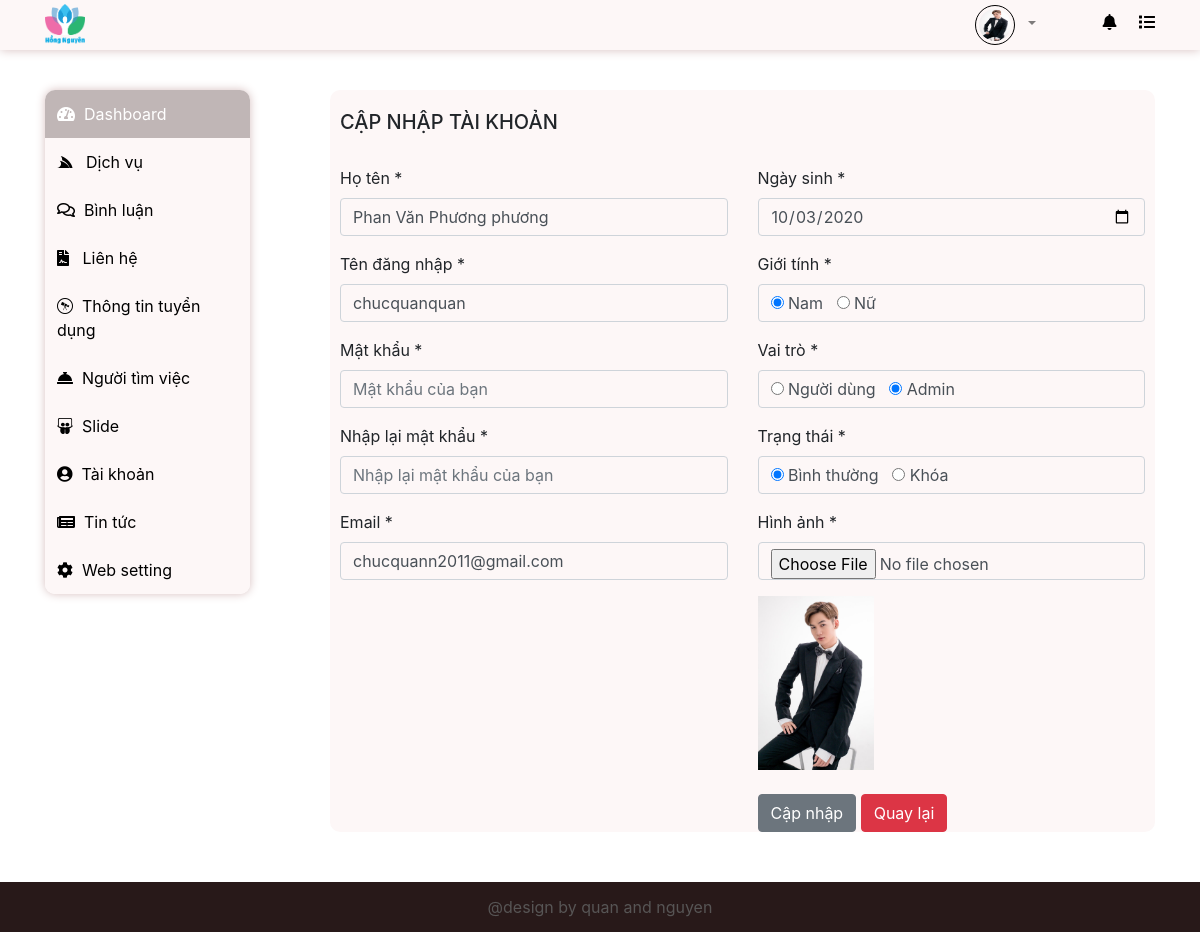
Screenshot of /admin/tai_khoan/edit_tai_khoan.php?id=4 (signed in) with the database file from the repository.
### tables this page shows
CREATE TABLE `users` (
  `id` int(11) NOT NULL,
  `ho_ten` varchar(50) NOT NULL,
  `ten_dang_nhap` varchar(50) NOT NULL,
  `mat_khau` varchar(50) NOT NULL,
  `email` varchar(225) NOT NULL,
  `ngay_sinh` date NOT NULL,
  `gioi_tinh` bit(1) NOT NULL,
  `hinh_anh` varchar(255) NOT NULL,
  `vai_tro` bit(1) NOT NULL,
  `trang_thai` bit(1) NOT NULL
);

### dao/pdo.php (called while the page is built, shortened)
<?php
function connect()
{
    $host = "127.0.0.1";
    $dbname = "duan1";
    $db_username = "root";
    $db_password = "";
    return new PDO("mysql:host=$host;dbname=$dbname", $db_username, $db_password);
}
function selectAll($sql)
{
    $conne = connect();
    $stml = $conne->prepare($sql);
    $stml->execute();
    return $select = $stml->fetchAll();
}

### admin/tai_khoan/edit_tai_khoan.php (the view, shortened to what this page needs)
<?php
require_once('../../dao/pdo.php');
if (isset($_GET['id'])) {
    $id = $_GET['id'];
}
?>
<!DOCTYPE html>
<html lang="en">
<head>
    <?php include('../../link/style.php') ?>
    <link rel="stylesheet" href="../../content/css.css">
</head>
<body>
    <?php include('../layout/header.php'); ?>
    <div class="container-fluid">
        <div class="container">
            <div class="row">
                <div class="col-md-3">
                    <?php include('../layout/menu.php'); ?>
                </div>
                <div class="col-md-9" style="margin-top: 40px;">
                    <div class="content_admin" style="width: 100%;background-color: #fdf7f7;border-radius: 10px;">
                        <div class="tieu_de" style="padding: 20px 0 0 10px;">
                            <h5>CẬP NHẬP TÀI KHOẢN</h5>
                        </div>
                        <br>
                        <form action="" method="post" enctype="multipart/form-data" class="form_user">
                            <div class="row">
                                <div class="col-md-6" style="padding-left: 25px;">
                                    <?php
                                    foreach (selectAll("SELECT * FROM users WHERE id = '$id'") as $item) {
                                    ?>
                                        <div class="form-group">
                                            <label for="">Họ tên *</label>
                                            <input type="text" value="<?= $item['ho_ten'] ?>" class="form-control" name="ho_ten" placeholder="Họ tên của bạn" style="background-color: #fdf7f7;">
                                        </div>
                                        <div class="form-group">
                                            <label for="">Tên đăng nhập *</label>
                                            <input type="text" value="<?= $item['ten_dang_nhap'] ?>" class="form-control" name="ten_dang_nhap" placeholder="Tên đăng nhập của bạn" style="background-color: #fdf7f7;" readonly>
                                        </div>
                                        <div class="form-group">
                                            <label for="">Mật khẩu *</label>
                                            <input type="password" class="form-control" name="mat_khau" placeholder="Mật khẩu của bạn" style="background-color: #fdf7f7;">
                                        </div>
                                        <div class="form-group">
                                            <label for="">Nhập lại mật khẩu *</label>
                                            <input type="password" class="form-control" name="nhap_lai_mat_khau" placeholder="Nhập lại mật khẩu của bạn" style="background-color: #fdf7f7;">
                                        </div>
                                        <div class="form-group">
                                            <label for="">Email *</label>
                                            <input type="text" value="<?= $item['email'] ?>" class="form-control" name="email" placeholder="Email của bạn" style="background-color: #fdf7f7;">
                                        </div>
                                </div>
                                <div class="col-md-6" style="padding-right: 25px;">
                                    <div class="form-group">
                                        <label for="">Ngày sinh *</label>
                                        <input type="date" value="<?= $item['ngay_sinh'] ?>" class="form-control" name="ngay_sinh" placeholder="Ngày sinh của bạn" style="background-color: #fdf7f7;">
                                    </div>
                                    <div class="form-group">
                                        <label for="">Giới tính *</label>
                                        <div class="form-control" style="background-color: #fdf7f7;">
                                            <label><input name="gioi_tinh" value="0" type="radio" <?php if ($item['gioi_tinh'] == 0) {
                                                                                                        echo "checked";
                                                                                                    } ?>> Nam</label>&nbsp;&nbsp;
                                            <label><input name="gioi_tinh" value="1" type="radio" <?php if ($item['gioi_tinh'] == 1) {
                                                                                                        echo "checked";
                                                                                                    } ?>> Nữ</label>
                                        </div>
                                    </div>
                                    <div class="form-group">
                                        <label for="">Vai trò *</label>
                                        <div class="form-control" style="background-color: #fdf7f7;">
                                            <label><input name="vai_tro" value="0" type="radio" <?php if ($item['vai_tro'] == 0) {
                                                                                                    echo "checked";
                                                                                                } ?>> Người dùng</label>&nbsp;&nbsp;
                                            <label><input name="vai_tro" value="1" type="radio" <?php if ($item['vai_tro'] == 1) {
                                                                                                    echo "checked";
                                                                                                } ?>> Admin</label>
                                        </div>
                                    </div>
                                    <div class="form-group">
                                        <label for="">Trạng thái *</label>
                                        <div class="form-control" style="background-color: #fdf7f7;">
                                            <label><input name="trang_thai" value="0" type="radio" <?php if ($item['trang_thai'] == 0) {
                                                                                                        echo "checked";
                                                                                                    } ?>> Bình thường</label>&nbsp;&nbsp;
                                            <label><input name="trang_thai" value="1" type="radio" <?php if ($item['trang_thai'] == 1) {
                                                                                                        echo "checked";
                                                                                                    } ?>> Khóa</label>
                                        </div>
                                    </div>
                                    <div class="form-group">
                                        <label for="">Hình ảnh *</label>
                                        <input type="file" class="form-control" name="hinh_anh" style="background-color: #fdf7f7;">
                                    </div>
                                    <img src="<?= BASE_URL ?>content/images_user/<?= $item['hinh_anh'] ?>" width="30%" alt="">
                                    <br><br>
                                    <button type="submit" class="btn btn-secondary" name="edit_tai_khoan">Cập nhập</button>
                                    <a href="index.php" type="submit" class="btn btn-danger">Quay lại</a>
                                </div>
                            <?php } ?>
                            </div>
                        </form>
                    </div>
                </div>
            </div>
        </div>
    </div>
    <?php include('../layout/footer.php'); ?>
</body>
</html>

### rows the page displays
users: ho_ten "Phan Văn Phương phương", ten_dang_nhap "chucquanquan", email "chucquann2011@gmail.com", ngay_sinh "10/03/2020", gioi_tinh "☑ Nam", gioi_tinh "☐ Nữ", vai_tro "☐ Người dùng", vai_tro "☑ Admin", trang_thai "☑ Bình thường", trang_thai "☐ Khóa", hinh_anh (picture)
